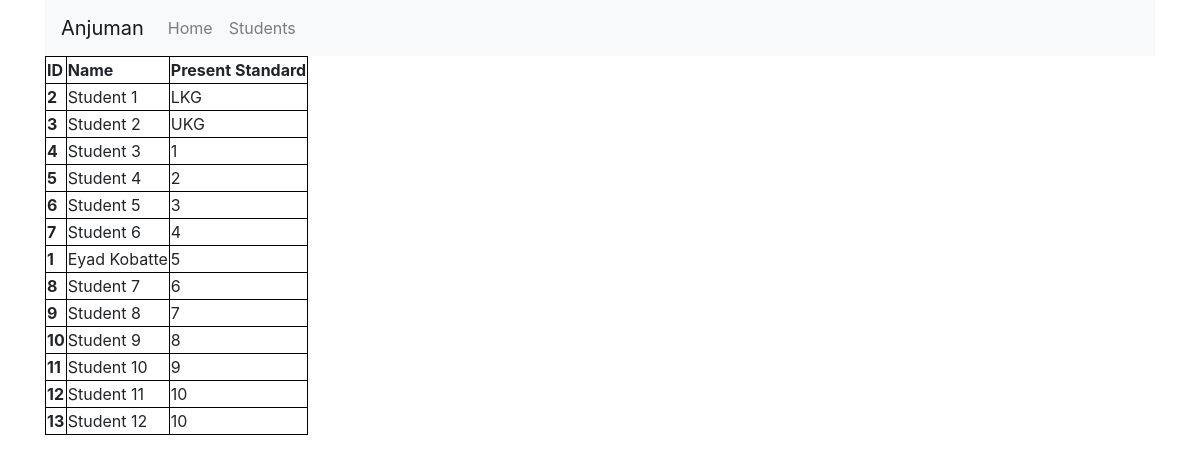
/students, run on the app's committed database.
### school/models.py (models this page shows, shortened)
class Student(models.Model):
    name = models.CharField(max_length=50)
    present_standard = models.ForeignKey(Standard, on_delete=models.CASCADE)

class Standard(models.Model):
    class_name = models.CharField(max_length=20)

### school/views.py (the view)
# urls.py: url(r'^students$', views.students)
def students(request):
    students = Student.objects.all().order_by('present_standard')
    context = {
        'students': students
    }
    return render(request, 'students.html', context)

### school/templates/students.html (shortened to what this page needs)
{% include "headers.html" %}
<head>
</head>
<div class="container">
    <table>
        {% if students %}
            <thead>
                <tr>
                    <th scope="row">ID</th>
                    <th scope="row">Name</th>
                    <th scope="row">Present Standard</th>
                </tr>
            </thead>
            {% for value in students %}
                    <tbody>
                        <tr>
                            <th scope="col">{{value.id}}</th>
                            <td>{{value.name}}</td>
                            <td>{{value.present_standard.class_name}}</th>
                        </tr>
                    </tbody>
                {% endfor %}
        {% endif %}
    </table>
</div>

### school/templates/headers.html (shortened to what this page needs)
<!DOCTYPE html>
<html>
    <head>
        <link rel="stylesheet" href="https://stackpath.bootstrapcdn.com/bootstrap/4.1.0/css/bootstrap.min.css">
    </head>
    <body>
        <div class="container">
            <nav class="navbar navbar-expand-lg navbar-light bg-light">
                <a class="navbar-brand" href="#">Anjuman</a>
                <div class="collapse navbar-collapse" id="navbarNav">
                <ul class="navbar-nav">
                    <li class="nav-item">
                        <a class="nav-link" href="/">Home<span class="sr-only">(current)</span></a>
                    </li>
                    <li class="nav-item">
                        <a class="nav-link" href="students">Students</a>
                    </li>
                </ul>
                </div>
            </nav>
        </div>

### school/templates/students.html (style rules this page uses)
th, td { border: 1px solid black; }

### data on the page
Student: id "2", name "Student 1", present_standard.class_name "LKG"
Student: id "3", name "Student 2", present_standard.class_name "UKG"
Student: id "4", name "Student 3", present_standard.class_name "1"
Student: id "5", name "Student 4", present_standard.class_name "2"
Student: id "6", name "Student 5", present_standard.class_name "3"
Student: id "7", name "Student 6", present_standard.class_name "4"
Student: id "1", name "Eyad Kobatte", present_standard.class_name "5"
Student: id "8", name "Student 7", present_standard.class_name "6"
Student: id "9", name "Student 8", present_standard.class_name "7"
Student: id "10", name "Student 9", present_standard.class_name "8"
Student: id "11", name "Student 10", present_standard.class_name "9"
Student: id "12", name "Student 11", present_standard.class_name "10"
Student: id "13", name "Student 12", present_standard.class_name "10"
